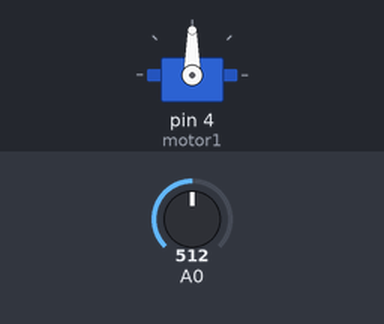
Bench run of a sketch on a simulated Arduino Uno, built with avr-gcc and run on an emulated ATmega328P. Parts: servo. The inputs (shaded band) are chosen by the test bench; at power-on: A0 = 512.

Above: at 1.2 s.
1.3 s: A0 set to 716
At 2.3 s:
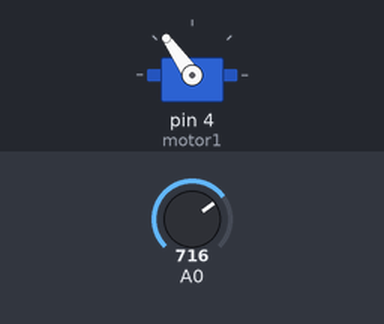
2.8 s: A0 set to 900
At 3.2 s:
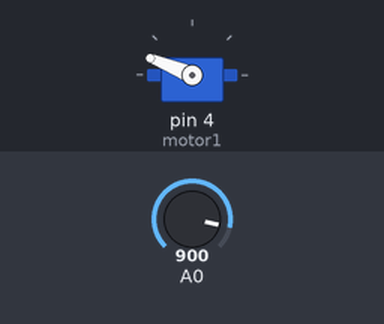
4.3 s: A0 set to 1023
At 5.5 s:
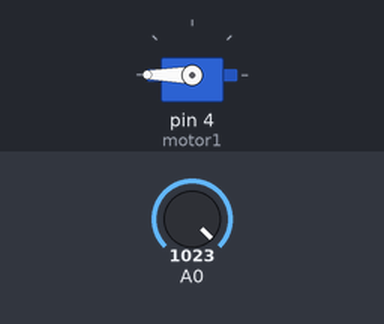
5.8 s: A0 set to 306
At 7.0 s:
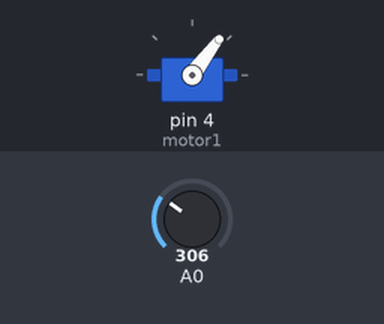
7.3 s: A0 set to 122
At 7.8 s:
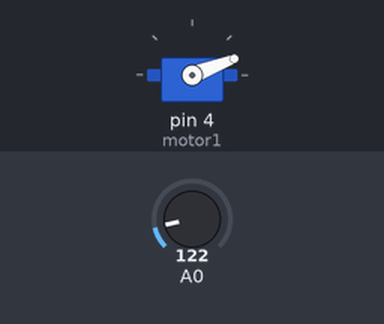
Timing chart, 0 to 9.8 s (numbered marks = the images above; inputs shaded):
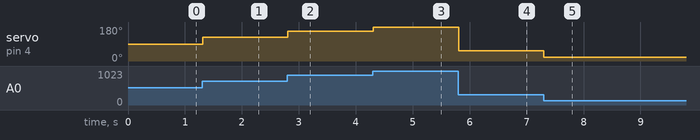

Measured:
- after the input at 1.3 s, servo on pin 4 (motor1): 90° → 125° at once
- after the input at 2.8 s, servo on pin 4 (motor1): 125° → 158° at once
- after the input at 4.3 s, servo on pin 4 (motor1): 158° → 180° at once
- after the input at 5.8 s, servo on pin 4 (motor1): 180° → 53° at once
- after the input at 7.3 s, servo on pin 4 (motor1): 53° → 21° at once

The sketch:

Control_de_Servomotor.ino
```cpp
#include <Servo.h>
/*
 * Control con servomotor y potenciometro (ADC).
 */

 Servo motor1;      // se crea objeto tipo servo llamado motor 1
 int adc0, grados;

void setup() {
 motor1.attach(4);    // se define el pin donde se conecta el servo
}
void loop() {
  adc0 = analogRead(0);
  grados = map(adc0,0, 1023, 0,180);   // se escala la variable de 0 a 1023
                                        // de 0 a 180
  motor1.write(grados);
  delay(10);
}
```
